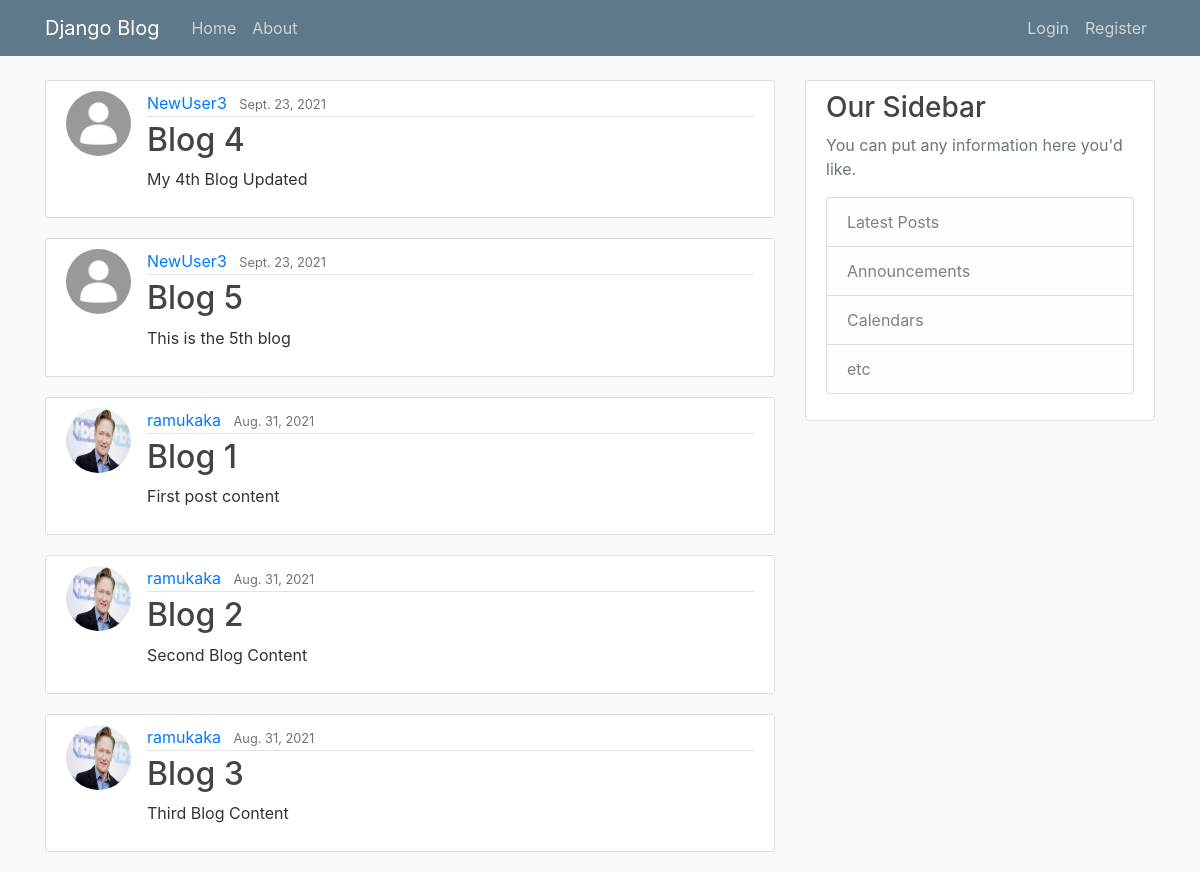
The app's page /, older data.
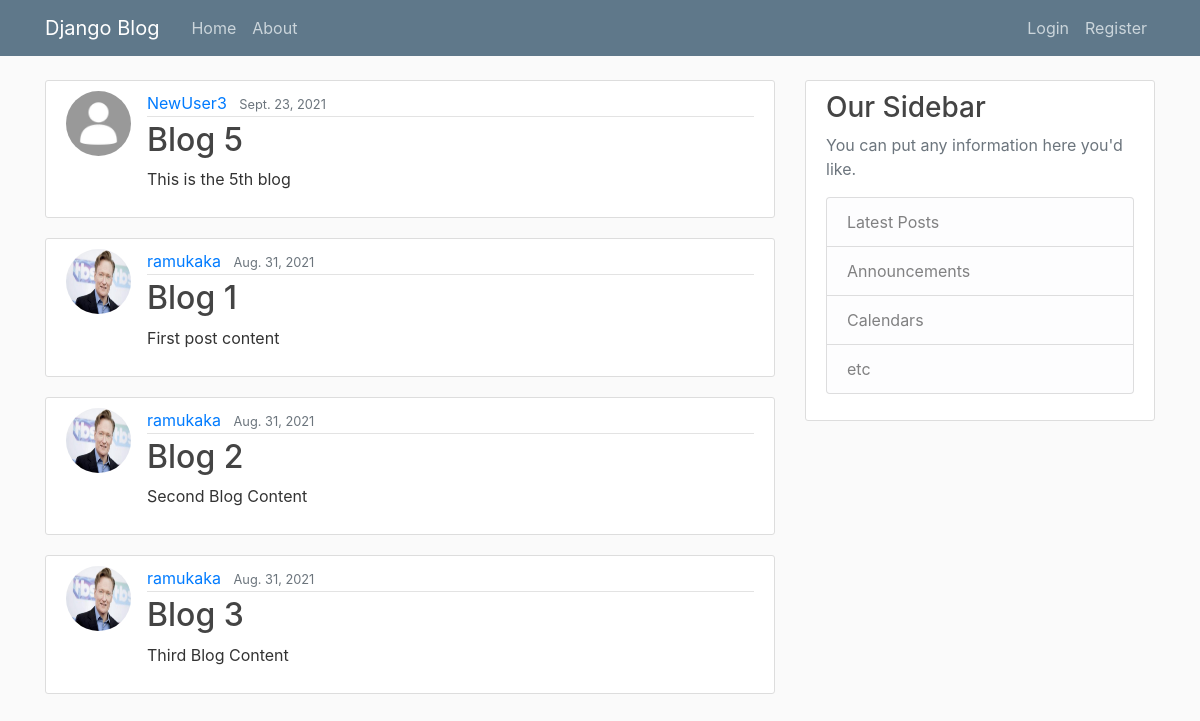
The same page, newer data.
### blog/models.py (models this page shows, shortened)
class Post(models.Model):
    title = models.CharField(max_length=100)
    content = models.TextField()
    date_posted = models.DateField(default=timezone.now)
    author = models.ForeignKey(User, on_delete=CASCADE)

### users/models.py (models this page shows, shortened)
class Profile(models.Model):
    user = models.OneToOneField(User, on_delete=CASCADE)
    image = models.ImageField(default='default.jpg', upload_to='profile_pics')

### blog/views.py (the view)
# urls.py: path('', PostListView.as_view(), name="blog-home"),
class PostListView(ListView):
    model = Post
    template_name = 'blog/home.html'
    context_object_name = 'posts'
    ordering = ['-date_posted']

### blog/templates/blog/home.html
{% extends "blog/base.html"%} {%block content%} {% for post in posts %}
<article class="media content-section">
	<img class="rounded-circle article-img" src="{{ post.author.profile.image.url }}" />
	<div class="media-body">
		<div class="article-metadata">
			<a class="mr-2" href="#">{{ post.author }}</a>
			<small class="text-muted">{{ post.date_posted }}</small>
		</div>
		<h2><a class="article-title" href="{% url 'post-detail' post.id %}">{{ post.title }}</a></h2>
		<p class="article-content">{{ post.content }}</p>
	</div>
</article>
{% endfor %} {%endblock content%}

### blog/templates/blog/base.html (shortened to what this page needs)
{% load static %}
<!DOCTYPE html>
<html lang="en">
	<head>
        <link rel="stylesheet" href="https://maxcdn.bootstrapcdn.com/bootstrap/4.0.0/css/bootstrap.min.css" />
        <link rel="stylesheet" type = "text/css" href="{% static 'blog/main.css' %}">
	</head>
	<body>
		<header class="site-header">
			<nav class="navbar navbar-expand-md navbar-dark bg-steel fixed-top">
				<div class="container">
					<a class="navbar-brand mr-4" href="/">Django Blog</a>
					<div class="collapse navbar-collapse" id="navbarToggle">
						<div class="navbar-nav mr-auto">
							<a class="nav-item nav-link" href="/">Home</a>
							<a class="nav-item nav-link" href="/about">About</a>
						</div>
						<div class="navbar-nav">
							{% if user.is_authenticated %}
								<a class="nav-item nav-link" href="{% url 'post-create' %}">Create Post</a>
								<a class="nav-item nav-link" href="{% url 'profile' %}">Profile</a>
								<a class="nav-item nav-link" href="{% url 'logout' %}">Logout</a>
							{% else %}
								<a class="nav-item nav-link" href="{% url 'login' %}">Login</a>
								<a class="nav-item nav-link" href="{% url 'register' %}">Register</a>
							{% endif %}
						</div>
					</div>
				</div>
			</nav>
		</header>
		<main role="main" class="container">
            <div class="row">
              <div class="col-md-8">
                {% block content %}{% endblock %}
              </div>
              <div class="col-md-4">
                <div class="content-section">
                  <h3>Our Sidebar</h3>
                  <p class='text-muted'>You can put any information here you'd like.
                    <ul class="list-group">
                      <li class="list-group-item list-group-item-light">Latest Posts</li>
                      <li class="list-group-item list-group-item-light">Announcements</li>
                      <li class="list-group-item list-group-item-light">Calendars</li>
                      <li class="list-group-item list-group-item-light">etc</li>
                    </ul>
                  </p>
                </div>
              </div>
            </div>
          </main>
	</body>
</html>

### blog/static/blog/main.css (style rules this page uses)
body { background: #fafafa; color: #333333; margin-top: 5rem; }
h1, h2, h3, h4, h5, h6 { color: #444444; }
ul { margin: 0; }
.bg-steel { background-color: #5f788a; }
.site-header .navbar-nav .nav-link { color: #cbd5db; }
.content-section { background: #ffffff; padding: 10px 20px; border: 1px solid #dddddd; border-radius: 3px; margin-bottom: 20px; }
.article-title { color: #444444; }
.article-content { white-space: pre-line; }
.article-img { height: 65px; width: 65px; margin-right: 16px; }
.article-metadata { padding-bottom: 1px; margin-bottom: 4px; border-bottom: 1px solid #e3e3e3; }

Row changes from the older to the newer data that the page shows:
removed Post: author.profile.image (placeholder picture), author "NewUser3", date_posted "Sept. 23, 2021", title "Blog 4", content "My 4th Blog Updated"
